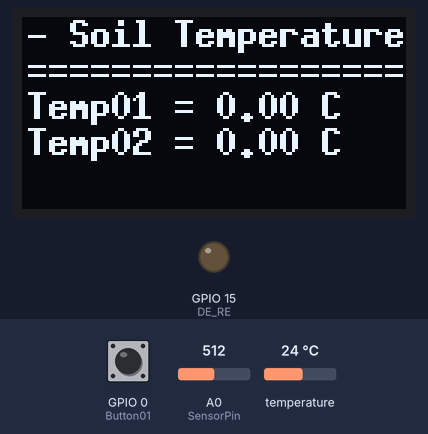
This program was run on a simulated ESP8266 (Wemos D1 mini). Shown: 128×64 one-colour display, output pins drawn as LEDs (lit = HIGH). The test bench sets the inputs (shaded band); at power-on: GPIO 0 (Button01) HIGH, temperature 24 °C, A0 (SensorPin) = 512. What the program prints to the serial monitor is not drawn.

Above: at 5.7 s.
5.8 s: GPIO 0 (Button01) pulled LOW for 0.15 s
At 10.3 s:
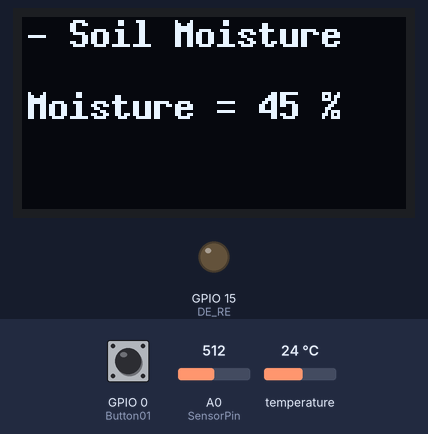
10.6 s: GPIO 0 (Button01) pulled LOW for 0.15 s
At 11.9 s:
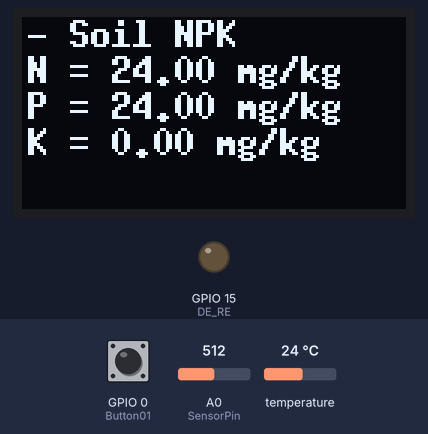
12.6 s: temperature set to 12 °C
At 17.6 s:
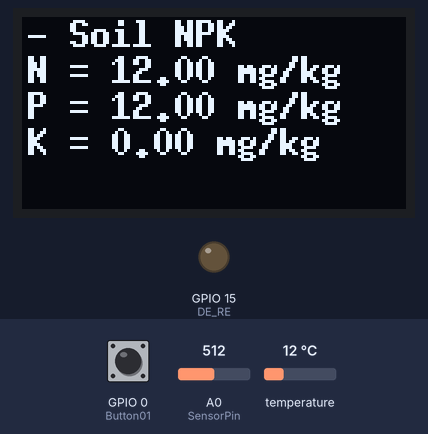
18.6 s: temperature set to 19 °C
At 21.9 s:
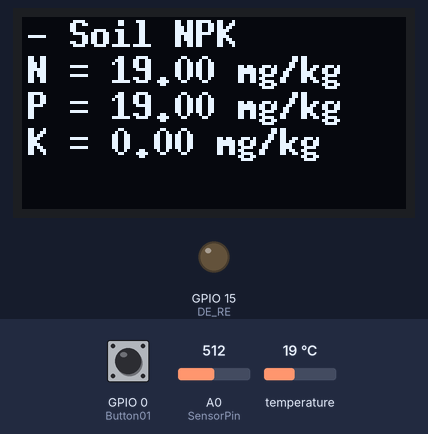
22.6 s: temperature set to 28 °C
At 26.1 s:
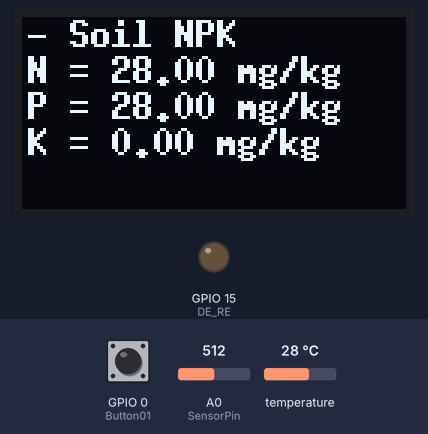
Timing chart, 0 to 27.6 s (numbered marks = the images above; inputs shaded):
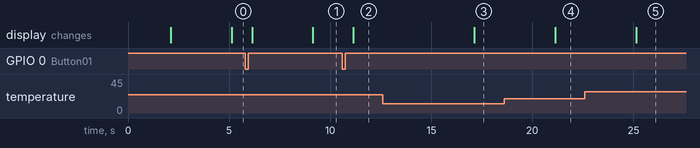

Measured:
- after the input at 5.8 s, the display: first changes after 0.33 s (image 1 shows a later state)
- after the input at 10.6 s, the display: changes after 0.53 s (image 2)
- after the input at 12.6 s, the display: changes after 4.5 s (image 3)
- after the input at 18.6 s, the display: changes after 2.5 s (image 4)
- after the input at 22.6 s, the display: changes after 2.5 s (image 5)

The program:

main.cpp
```cpp
// (licence header left out)
/*
   system composed with: SH1106_128X64, BME280, DS18B20, NPK sensor
   Connect Vin to 3-5VDC
   Connect GND to ground
   Connect SCL to I2C clock pin (GPIO5(D1) on ESP8266 mini)
   Connect SDA to I2C data pin  (GPIO4(D2) on ESP8266 mini)

   Connect DI to (GPIO5(D1) on ESP8266 mini)
   Connect RO to (GPIO5(D1) on ESP8266 mini)
   Connect DE and RE to (GPIO0(D3) on ESP8266 mini)
*/

/*
 * Project Description:
 * this project use ESP8266 mini, SH1106_128X64
 * sensors(DS18B20, BMP280, capacitve soil moisture, NPK
 *
 * data are sent to the Cloud (ThingSpeak), to be stored and retrieved remotely
 * by any suitable application. then the data can be processed to predict things,
 * or for direct control of the system.
 *
 */


#include <Arduino.h>
//#include <SoftwareSerial.h>
#include <HardwareSerial.h>
#include <U8g2lib.h>
#include <Wire.h>
#include <SPI.h>
#include <OneWire.h>
#include <DallasTemperature.h>
#include <Adafruit_Sensor.h>
#include <Adafruit_BME280.h>
#include <Ticker.h>
#include "OneButton.h"
#include "declaration.h"


#define ONE_WIRE_BUS 13                    // GPIO16 (D0) on ESP8266 mini

U8G2_SH1106_128X64_NONAME_F_HW_I2C u8g2(U8G2_R0, /* reset=*/ U8X8_PIN_NONE);
// U8G2_R0 ou U8G2_R2: mode paysage, U8G2_R1 ou U8G2_R3: mode portrait

OneWire oneWire(ONE_WIRE_BUS);
DallasTemperature sensors(&oneWire);
DeviceAddress DS18B20[4];                 // Create an array for DS18B20 sensor addresses

int NumOfDevices = 0;                     // Number of dallas temperature devices found
float T_18B20[4];                         // To store value of temperature

Ticker mesureTicker;
Ticker dispayTicker;
bool m = 0;

#define SensorPin A0
int soilMoistureValue = 0;
int soilmoisture;

#define Button01 0                      // GPIO0 attached to button
uint8_t k = 1;
OneButton button01(Button01, true);     // external wiring sets the button to LOW when pressed

#define DE_RE 15                // GPIO15
const byte rxPin = 3;           // GPIO3
const byte txPin = 1;           // GPIO1
HardwareSerial mod(0);

const byte nitr[] = {0x01,0x03, 0x00, 0x1e, 0x00, 0x01, 0xe4, 0x0c};
const byte phos[] = {0x01,0x03, 0x00, 0x1f, 0x00, 0x01, 0xb5, 0xcc};
const byte pota[] = {0x01,0x03, 0x00, 0x20, 0x00, 0x01, 0x85, 0xc0};

void setup() {
    //Serial.begin(9600);
    u8g2.begin();

    mod.begin(9600);
    pinMode(DE_RE, OUTPUT);
    digitalWrite(DE_RE, LOW);   // put RS-485 into receive mode

    u8g2.clearBuffer();
    u8g2.setFont(u8g2_font_7x13B_tf);
    u8g2.setCursor(2, 10);
    u8g2.print("IoT in Agriculture");
    u8g2.setCursor(2, 22);
    u8g2.print("Lies BOUDHAR");
    u8g2.setCursor(2, 34);
    u8g2.print("ALGIERS 03/2023");
    u8g2.sendBuffer();
    delay(2000);

    Wire.begin();
    Init_DS18B20(9);      // Initialize DS18B20 temperature sensors with precision set to 9
    u8g2.clearBuffer();
    u8g2.setCursor(2, 10);
    u8g2.print(NumOfDevices);
    u8g2.print(" DS18B20 faound");
    u8g2.sendBuffer();
    delay(2000);

    mesureTicker.attach(4, periodicMesure);
    dispayTicker.attach(1, periodicDisplay);

    button01.attachClick(oneClick);

}

void loop() {
    button01.tick();

    if(m){
        read_dallas_sensors();
        soilMoistureValue = analogRead(SensorPin);
        soilmoisture = map(soilMoistureValue, 710, 277, 0, 100);
        Serial.printf("Soil Moisture : %u %%\n", soilmoisture);
        m = 0;
    }


   //Serial.printf("CpuFreqMHz: %u MHz\n", ESP.getCpuFreqMHz());
}

void Init_DS18B20(int precision){
  sensors.begin();
  NumOfDevices = sensors.getDeviceCount();
  for(int sensor_num = 0; sensor_num!= NumOfDevices; sensor_num++){
    if(sensors.getAddress(DS18B20[sensor_num], sensor_num)){
      sensors.setResolution(DS18B20[sensor_num], precision);
    }
  }
}

void read_dallas_sensors(){
    for(int sensor_num = 0; sensor_num<NumOfDevices; sensor_num++){
        sensors.requestTemperatures();
        T_18B20[sensor_num] = sensors.getTempC(DS18B20[sensor_num]);
    }
}

void periodicMesure(){
    m = 1;
}

void periodicDisplay(){
    if(k == 1){
        u8g2.clearBuffer();
        u8g2.setCursor(2, 10);
        u8g2.print("- Soil Temperature");
        u8g2.setCursor(2, 22);
        u8g2.print("==================");
        u8g2.setCursor(2, 34);
        u8g2.printf("Temp01 = %2.2f C\n", T_18B20[0]);
        u8g2.setCursor(2, 46);
        u8g2.printf("Temp02 = %2.2f C\n", T_18B20[1]);
        u8g2.sendBuffer();
    }else if(k == 2){
        u8g2.clearBuffer();
        u8g2.setCursor(2, 10);
        u8g2.print("- Soil Moisture");
        u8g2.setCursor(2, 34);
        u8g2.printf("Moisture = %u %%\n", soilmoisture);
        u8g2.sendBuffer();
    }else{
        u8g2.clearBuffer();
        u8g2.setCursor(2, 10);
        u8g2.print("- Soil NPK");
        u8g2.setCursor(2, 22);
        u8g2.printf("N = %.2f mg/kg\n", T_18B20[0]);
        u8g2.setCursor(2, 34);
        u8g2.printf("P = %.2f mg/kg\n", T_18B20[0]);
        u8g2.setCursor(2, 46);
        u8g2.printf("K = %.2f mg/kg\n", T_18B20[1]);
        u8g2.sendBuffer();
    }

}

void oneClick(){
    k++;
    if(k > 3) k = 1;
}
```

declaration.h
```cpp
// (licence header left out)
// header file

#ifndef declaration_h_
#define declaration_h_

void Init_DS18B20(int precision);
void read_dallas_sensors();
void periodicMesure();
void periodicDisplay();
void oneClick();


#endif
```
